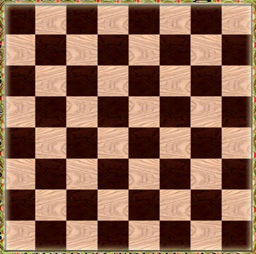
#> input picture Lab_1_HarrisCornerDetector/Lab 1 Materials/chessboard06.png, 256 x 254 px, found by its file name
$ python Harris_corner_detector.py
#> lines starting #> are read from the running program, lines starting #| are printed output that depends on the picture
import cv2 as cv
import numpy as np
import sys
from numpy import linalg as LA
import matplotlib.pyplot as plt
import matplotlib.image as mpimg
import os

image_path = "/Users/Liam/Documents/COSI Resources/Semester 2 - UJM/Computer Vision/Lab/Lab 1/Lab 1 Materials/chessboard06.png"
des_path = "/Users/Liam/Documents/COSI Resources/Semester 2 - UJM/Computer Vision/Lab/Lab 1/Result/"

# Display multiple images
def display_multiple_img(images, image_name, rows = 1, cols=1, des_path=None):
    figure, ax = plt.subplots(nrows=rows,ncols=cols)
    for ind,title in enumerate(images):
        ax.ravel()[ind].imshow(images[title],cmap="gray")
        ax.ravel()[ind].set_title(title)
        ax.ravel()[ind].set_axis_off()

    figure.savefig(des_path + "Harris_Corner_Process_{}.png".format(image_name))
    plt.subplots_adjust()
    plt.tight_layout(pad=1.0)
    plt.show()

def image_derivative_and_smoothing(image, kernel_size, standard_deviation):
    # Compute image derivative
    Ix = cv.Sobel(image,cv.CV_64F,1,0,ksize=5)
    Iy = cv.Sobel(image,cv.CV_64F,0,1,ksize=5)
    # Iy = np.gradient(image, axis=0)
    # Ix = np.gradient(image, axis=1)
    IxIx = Ix * Ix
    IyIy = Iy * Iy
    IxIy = Ix * Iy

    # Apply Gaussian filter
    IxIx = cv.GaussianBlur(IxIx,kernel_size,standard_deviation)
    IyIy = cv.GaussianBlur(IyIy,kernel_size,standard_deviation)
    IxIy = cv.GaussianBlur(IxIy,kernel_size,standard_deviation)

    return IxIx, IyIy, IxIy

def compute_matrix(window_size, image, image_IxIx, image_IyIy, image_IxIy, k=0):
    offset = int(window_size/2) # Get center point
    x_array = image.shape[0] - offset
    y_array = image.shape[1] - offset
    mtrx = []
    for y_pixel in range(offset, y_array):
        for x_pixel in range(offset, x_array):
            # Initialize sliding window
            start_x = x_pixel - offset
            end_x = x_pixel + offset +1
            start_y = y_pixel - offset
            end_y = y_pixel + offset +1

            # Build matrix M by using the chosen window size
            # Sum of squares of intensities of partial derevatives
            windowIxx = image_IxIx[start_y : end_y, start_x : end_x]
            Sxx = windowIxx.sum()
            windowIxy = image_IxIy[start_y : end_y, start_x : end_x]
            Sxy = windowIxy.sum()
            windowIyy = image_IyIy[start_y : end_y, start_x : end_x]
            Syy = windowIyy.sum()

            if k > 0:
                # Calculate the determinant and trace of the matrix
                mtrx_M = np.array([[Sxx, Sxy], [Sxy, Syy]])
                det_M = LA.det(mtrx_M)
                trace_M = mtrx_M.trace()

                # Compute R
                R = det_M -  k*(trace_M**2)

                # Append R to matrix
                mtrx.append(R)
            else:
                # Compute eigenvalues of matrix autocorrelation
                mtrx_M = np.array([[Sxx, Sxy], [Sxy, Syy]])
                eigvalues, _ = LA.eig(mtrx_M)

                # Append minimum eigenvalue from matrix M to matrix
                mtrx.append(eigvalues.min())

    mtrx = np.array(mtrx)
    return mtrx

def nms(window_size, image):
    offset = int(window_size/2) # Get center point
    x_array = image.shape[0] - offset
    y_array = image.shape[1] - offset
    # Create empty image with zero values
    empty_image = np.zeros((image.shape[0],image.shape[1]))
    for y_pixel in range(offset, y_array):
        for x_pixel in range(offset, x_array):
            # Initialize sliding window
            start_x = x_pixel - offset
            end_x = x_pixel + offset +1
            start_y = y_pixel - offset
            end_y = y_pixel + offset +1

            # Get max value in window size
            window_image = image[start_y : end_y, start_x : end_x]
            if int(image[y_pixel][x_pixel]) == int(np.amax(window_image)):
                empty_image[y_pixel][x_pixel] = image[y_pixel][x_pixel]

    return empty_image

def draw_most_salient_points(image, np_array, radius = 1, color = (0,0,255), thickness = 2, threshold = 0):
    # Get index list
    indices = np.unravel_index(np.argsort(-np_array, axis=None), np_array.shape)
    salient_points = []
    for i in range(threshold):
        cv.circle(image,(indices[0][i],indices[1][i]), radius, color, thickness)
    return image

def main():
    print("Course: 3D Model in Computer Vision. Lab 1: Harris Corner Detector.")
    print("Processing...")
    if __name__== "__main__" :
        # Initialization
        image_list = []
        kernel_size = (9,9)
        std_deviation = 2

        img = cv.imread(image_path)
#> img is the input picture: shape (254, 256, 3); mean B, G, R 80.7, 100.3, 138.9
        img_name = os.path.basename(image_path).split('.')[0]
        original_img = img.copy()
        w, h, c = img.shape
#> w = 254; h = 256; c = 3

        # Convert image to gray scale image
        img_gray = cv.cvtColor(img, cv.COLOR_BGR2GRAY)
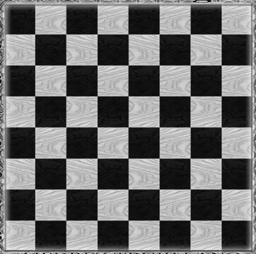
#> img_gray: shape (254, 256); min 0, max 235, mean 109.6

        # Compute the image derivative Ix and Iy and apply the Gaussian smoothing filter
        IxIx, IyIy, IxIy = image_derivative_and_smoothing(img_gray, kernel_size, std_deviation)
#> in image_derivative_and_smoothing, `IxIx = cv.GaussianBlur(IxIx,kernel_size,standard_deviation)`:
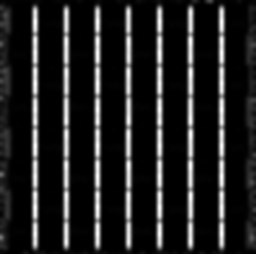
#> IxIx: shape (254, 256) float64; min 1927, max 28369364.4, mean 3737642.6; drawn with min black and max white
#> in image_derivative_and_smoothing, `IyIy = cv.GaussianBlur(IyIy,kernel_size,standard_deviation)`:
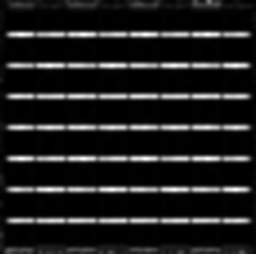
#> IyIy: shape (254, 256) float64; min 2487.8, max 32903264.3, mean 3954005.3; drawn with min black and max white
#> in image_derivative_and_smoothing, `IxIy = cv.GaussianBlur(IxIy,kernel_size,standard_deviation)`:
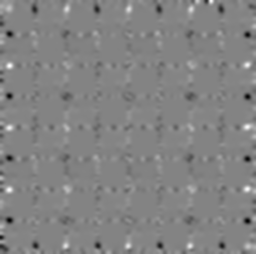
#> IxIy: shape (254, 256) float64; min -3868949.8, max 3639035.5, mean -8130.5; drawn with min black and max white

        window_size = 3
        k_E = 0
        k_R = 0.04

        # Compute matrix E containing for each pixel the value of the smaller eigenvalue of M.
        matrix_E = compute_matrix(window_size, img_gray, IxIx, IyIy, IxIy, k_E)
#> after the loop in compute_matrix, `for y_pixel in range(offset, y_array):`: mtrx = 64008 items
        matrix_E = matrix_E.reshape(h-2, w-2)

        # Compute matrix R which contains for every point the cornerness score
        matrix_R = compute_matrix(window_size, img_gray, IxIx, IyIy, IxIy, k_R)
        matrix_R = matrix_R.reshape(h-2, w-2)
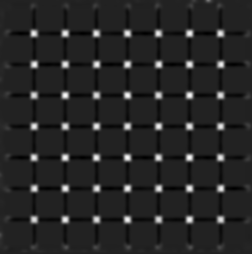
#> matrix_R: shape (254, 252) float64; min -2.86e+15, max 1.85e+16, mean 3.08e+14; drawn with min black and max white

        # Non-Maximum Suspension
        matrix_E_nms = nms(window_size=11, image=matrix_E)
#> after the loop in nms, `for y_pixel in range(offset, y_array):`:
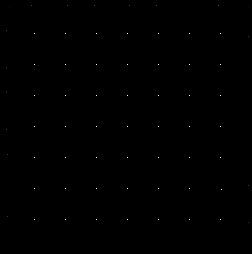
#> empty_image: shape (254, 252) float64; min 0, max 143881392.5, mean 116018.8; drawn with min black and max white
        matrix_R_nms = nms(window_size=11, image=matrix_R)

        # Draw most salient points
        number_of_points = 81
        salient_points_E_image = draw_most_salient_points(image = img.copy(), np_array = matrix_E, color = (255,0,0), threshold = number_of_points)
#> in draw_most_salient_points, `indices = np.unravel_index(np.argsort(-np_array, axis=None), np_array...`: indices = 64008 positions, rows 0 to 253, columns 0 to 251
        salient_points_R_image = draw_most_salient_points(image = img.copy(), np_array = matrix_R, color = (255,0,0), threshold = number_of_points)
        salient_points_E_nms_image = draw_most_salient_points(image = img.copy(), np_array = matrix_E_nms, color = (255,0,0), threshold = number_of_points)
#> call 3 of draw_most_salient_points, with radius = 1, color = (255, 0, 0), thickness = 2, threshold = 81
#> after the loop in draw_most_salient_points (call 3), `for i in range(threshold):`:
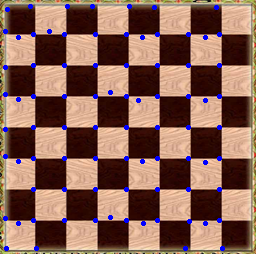
#> image: shape (254, 256, 3); mean of channels 0, 1, 2 84.9, 97.3, 134.9; drawn as B, G, R
        salient_points_R_nms_image = draw_most_salient_points(image = img.copy(), np_array = matrix_R_nms, color = (255,0,0), threshold = number_of_points)


        # Display figures
        image_list.append(["Original Image", original_img])
        image_list.append(["Derivative Image IxIx", IxIx])
        image_list.append(["Derivative Image IyIy", IyIy])
        image_list.append(["Derivative Image IxIy", IxIy])
        image_list.append(["Matrix E",matrix_E])
        image_list.append(["Matrix R",matrix_R])
        image_list.append(["81 salient points E",salient_points_E_image])
        image_list.append(["81 salient points R",salient_points_R_image])
        image_list.append(["81 salient points NMS E",salient_points_E_nms_image])
        image_list.append(["81 salient points NMS R",salient_points_R_nms_image])

        images = {"{}".format(image[0]): image[1] for image in image_list}
#> images = 10 items
        display_multiple_img(images, img_name, 5, 2, des_path=des_path)
#> the loop in display_multiple_img, `for ind,title in enumerate(images):` made 10 passes
#> title on passes 1 to 10: 'Original Image', 'Derivative Image IxIx', 'Derivative Image IyIy', 'Derivative Image IxIy', 'Matrix E', 'Matrix R', '81 salient points E', '81 salient points R', '81 salient points NMS E', '81 salient points NMS R'

main()

$ run again, with Lab_1_HarrisCornerDetector/Lab 1 Materials/chessboard00.png copied over Lab_1_HarrisCornerDetector/Lab 1 Materials/chessboard06.png
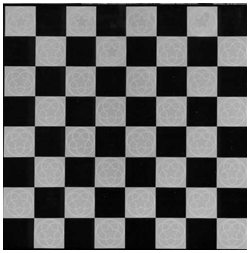
#> input picture Lab_1_HarrisCornerDetector/Lab 1 Materials/chessboard00.png, 250 x 253 px, found by its file name
#> in main, img is the input picture: shape (253, 250, 3); min 0, max 255, mean 97.2
#> after the loop in compute_matrix, `for y_pixel in range(offset, y_array):`: mtrx = 62248 items
#> in main, `matrix_R = matrix_R.reshape(h-2, w-2)`:
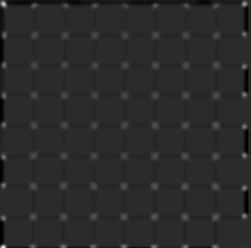
#> matrix_R: shape (248, 251) float64; min -1.29e+16, max 6.28e+16, mean -2.26e+12; drawn with min black and max white
#> indices = 62248 positions, rows 0 to 247, columns 0 to 250
#> after the loop in draw_most_salient_points (call 3), `for i in range(threshold):`:
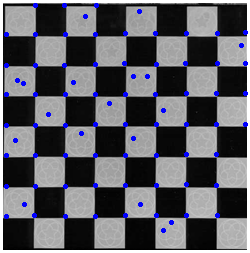
#> image: shape (253, 250, 3); mean of channels 0, 1, 2 101, 94.2, 94.2; drawn as B, G, R
#> images = 10 items
#> the loop in display_multiple_img, `for ind,title in enumerate(images):` made 10 passes
#> title on passes 1 to 8: 'Original Image', 'Derivative Image IxIx', 'Derivative Image IyIy', 'Derivative Image IxIy', 'Matrix E', 'Matrix R', '81 salient points E', '81 salient points R'

$ run again, with Lab_1_HarrisCornerDetector/Lab 1 Materials/chessboard03.png copied over Lab_1_HarrisCornerDetector/Lab 1 Materials/chessboard06.png
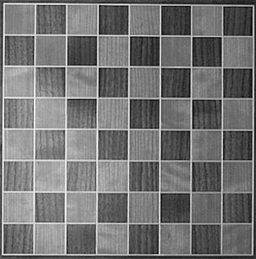
#> input picture Lab_1_HarrisCornerDetector/Lab 1 Materials/chessboard03.png, 256 x 259 px, found by its file name
#> in main, img is the input picture: shape (259, 256, 3); min 6, max 253, mean 115.4
#> after the loop in compute_matrix, `for y_pixel in range(offset, y_array):`: mtrx = 65278 items
#> in main, `matrix_R = matrix_R.reshape(h-2, w-2)`:
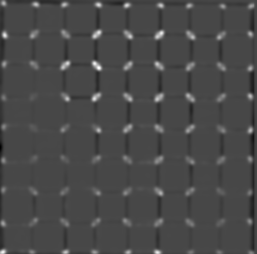
#> matrix_R: shape (254, 257) float64; min -2.45e+15, max 6.25e+15, mean 6.26e+13; drawn with min black and max white
#> indices = 65278 positions, rows 0 to 253, columns 0 to 256
#> after the loop in draw_most_salient_points (call 4), `for i in range(threshold):`:
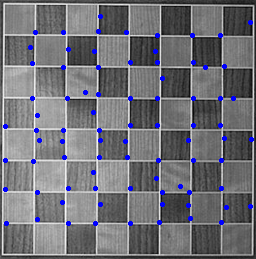
#> image: shape (259, 256, 3); mean of channels 0, 1, 2 118.9, 112.4, 112.4; drawn as B, G, R
#> images = 10 items
#> the loop in display_multiple_img, `for ind,title in enumerate(images):` made 10 passes
#> title on passes 1 to 8: 'Original Image', 'Derivative Image IxIx', 'Derivative Image IyIy', 'Derivative Image IxIy', 'Matrix E', 'Matrix R', '81 salient points E', '81 salient points R'
